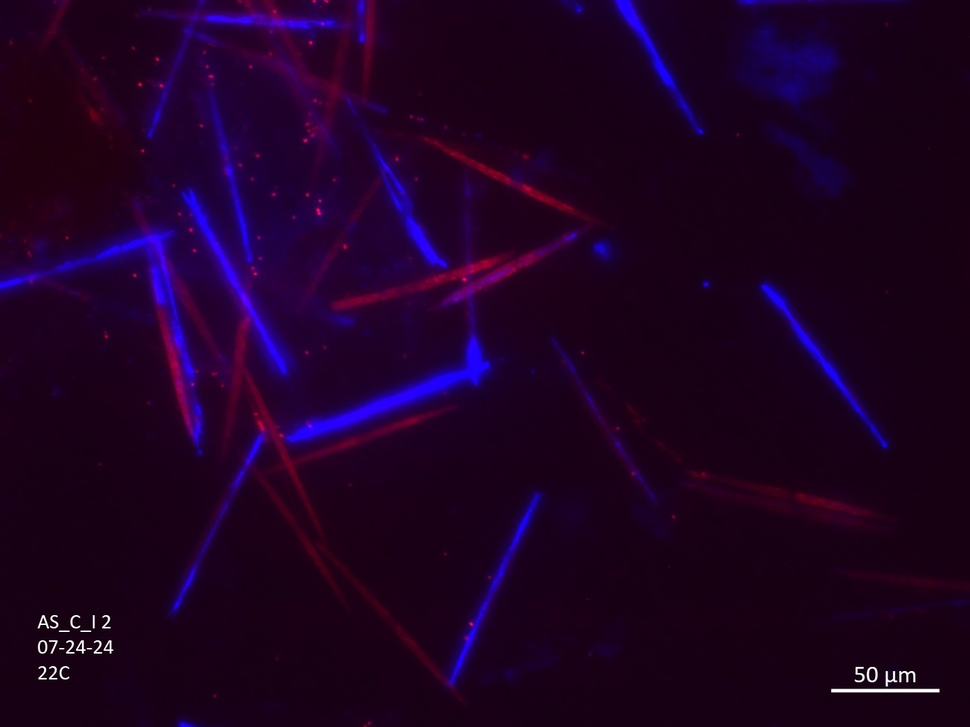
#> input picture data/images/ClumpyLate_AS_C_I_22_2_20240724.jpg, 970 x 727 px, shrunk from 1388 x 1040 before the run, found by its file name
$ python T3P1_Step1.py
#> lines starting #> are read from the running program, lines starting #| are printed output that depends on the picture; after the words box and inside, x2 and y2 are one past the last pixel; in counts of white or black regions, pixels touching at a corner belong together
# break down of take 3: Part 1, step 1

import cv2
import numpy as np
from skimage.measure import label, regionprops
from skimage import filters
import skimage
import matplotlib.pyplot as plt

def analyze_image(image_path):
    # Load the image
    image = cv2.imread(image_path)
#> image is the input picture: shape (727, 970, 3); mean B, G, R 36.4, 0.8, 29.9

    # Step 1: Convert to grayscale for edge detection and color for Sobel
    gray = cv2.cvtColor(image, cv2.COLOR_BGR2GRAY)
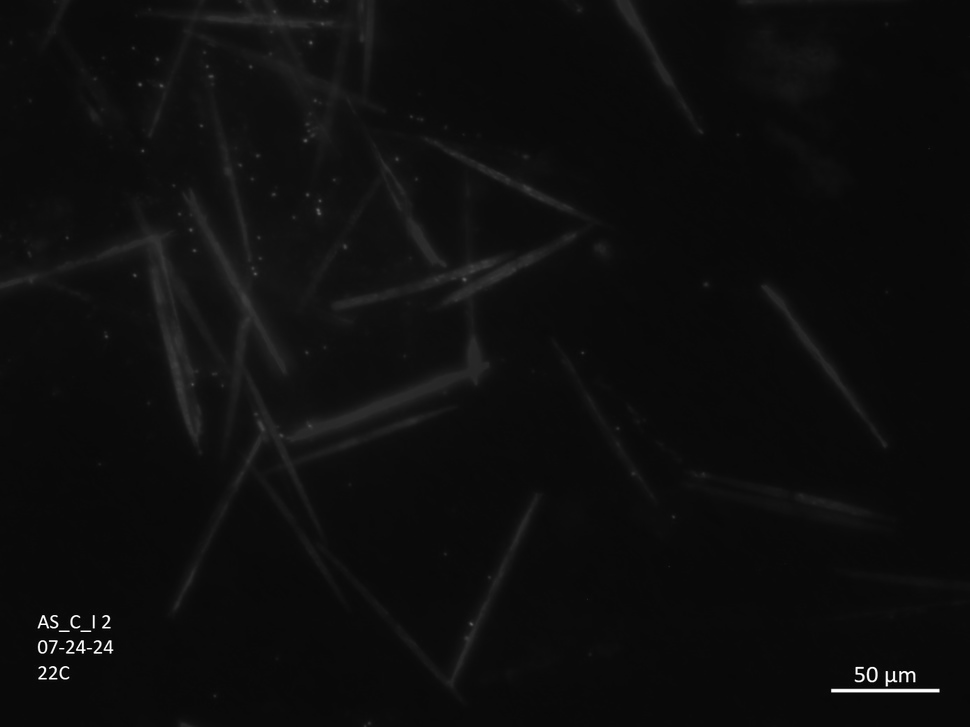
#> gray: shape (727, 970); min 0, max 255, mean 13.5
    # read in RGB version
    image_rgb = cv2.cvtColor(image, cv2.COLOR_BGR2RGB)


    # Blur & Apply Canny edge detection
    # blurred = cv2.GaussianBlur(gray, (5, 5), 0)
    blurred = cv2.GaussianBlur(gray, (0,0), sigmaX=6, sigmaY=6) # replace 'gray'
    # blurred = cv2.GaussianBlur(image_rgb, (0,0), sigmaX=6, sigmaY=6) # replace 'gray'
    # Step 3: Apply edge detection (Canny algorithm) on gray image and RGB
    edges_bw = cv2.Canny(gray, threshold1=50, threshold2=150, apertureSize=3, L2gradient=False)
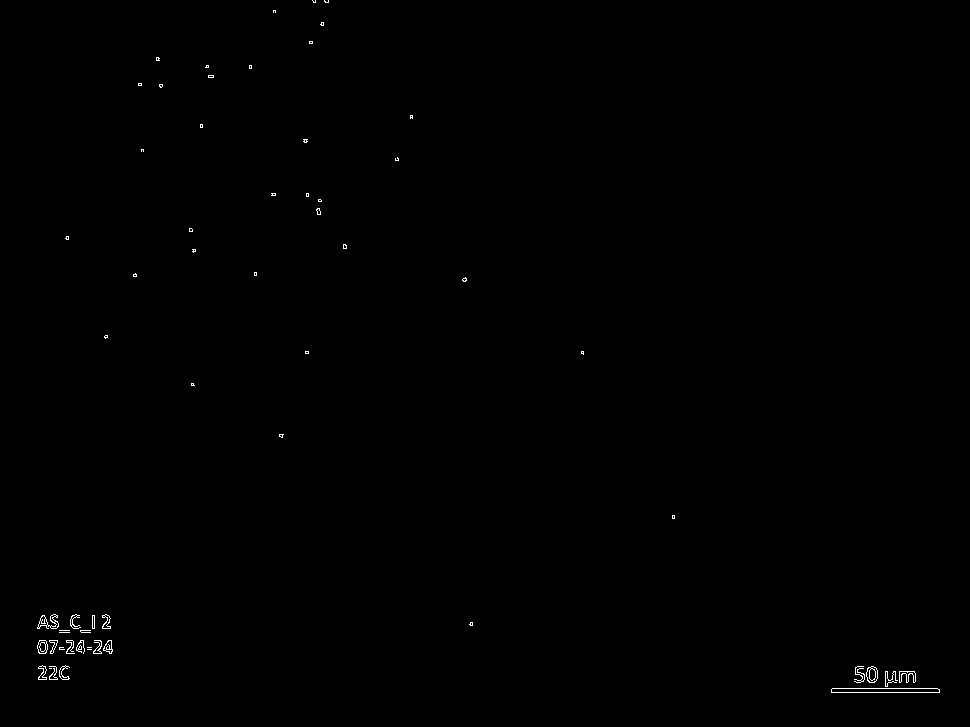
#> edges_bw: shape (727, 970); 0.23% white in thin lines or dots, all inside (x1, y1, x2, y2) = (37, 0, 940, 693)
    edges_rgb = cv2.Canny(image_rgb, threshold1=50, threshold2=150, apertureSize=3, L2gradient=False)
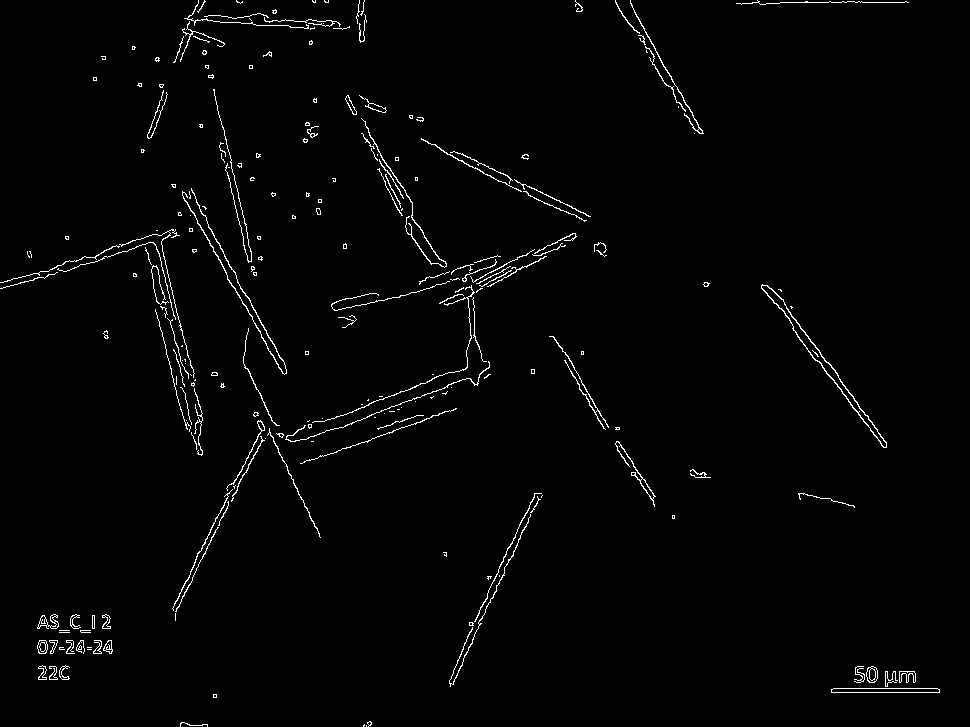
#> edges_rgb: shape (727, 970); 1.6% white in thin lines or dots

    # Plotting
    fig, ax = plt.subplots(nrows=2, ncols=2) # fix: TypeError: 'Axes' object is not subscriptable
    # set title
    plt.suptitle("Step-wise Comparison")
    ax[0][0].imshow(image_rgb, cmap='magma') # good to show 'image' here
    ax[0][1].imshow(gray, cmap='magma')
    ax[1][0].imshow(edges_rgb, cmap='magma')
    ax[1, 1].imshow(edges_bw, cmap='magma') # THIS
    # ax[1, 1].imshow(thresh, cmap='magma')
    # plt.show() # this may be the issue for running scripts
    # fig, ax = plt.subplots(1,1) # no change after commenting
    # ax.imshow(edges, cmap='magma')

    # set the title to all subplots
    ax[0, 0].set_title("RGB Image")
    ax[0, 1].set_title("Grayscale Image")
    ax[1, 0].set_title("RGB Edges")
    ax[1, 1].set_title("Grayscale Edges")
    # adjust spacing
    fig.tight_layout()

    # Save plot
    # plt.imshow(edges, cmap="gray")
    plt.savefig('./image_process/figures/T3P1S1_ImageComparison.jpg')
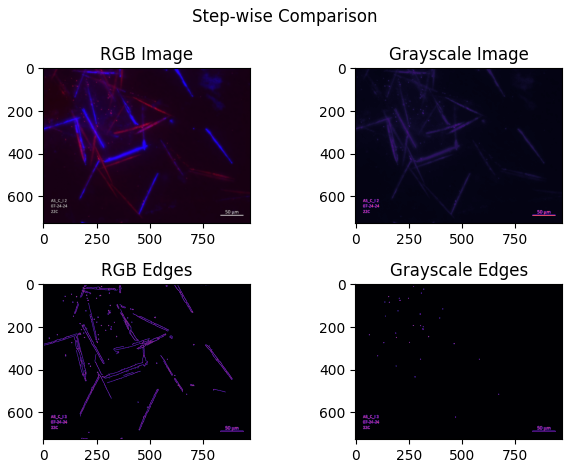
#> figure drawn by matplotlib, 4 panels


# Example usage
image_path = "images/ClumpyLate_AS_C_I_22_2_20240724.jpg"
result = analyze_image(image_path)
